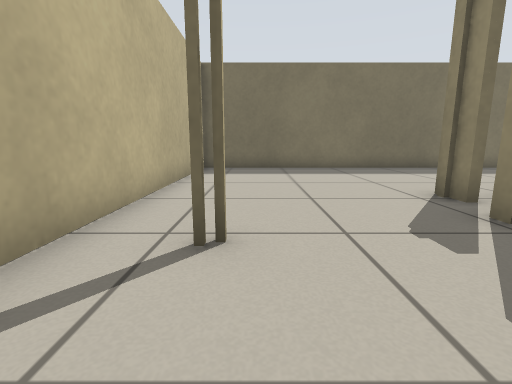
[1] (above)

21 first-person views from a walk through a robot-simulator world made for Stage. The camera is 0.5 m above the floor, tilts 10° down and sees 85° across. The lines on the ground mark 1 m squares. The floor is counted in squares, 0.5 m on a side. Each view is taken from the middle of a square. On the plan, view 1 faces up. The plan holds only what a view shows up to about 11 squares ahead; the rest is blank. The robots in the file are not drawn.

[2]
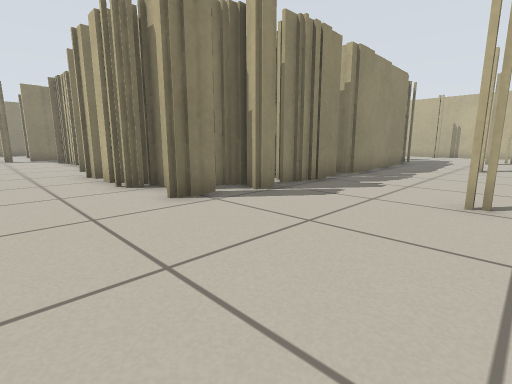

[3]
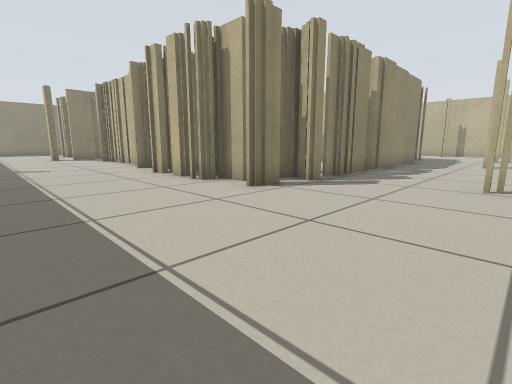

[4]
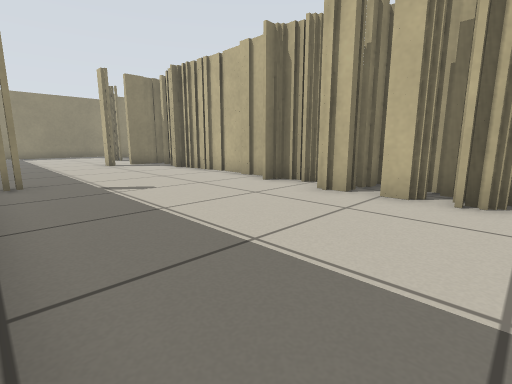

[5]
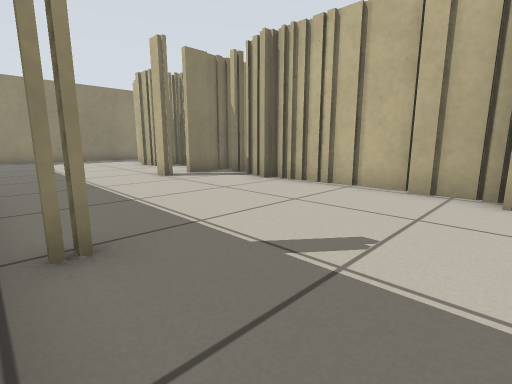

[6]
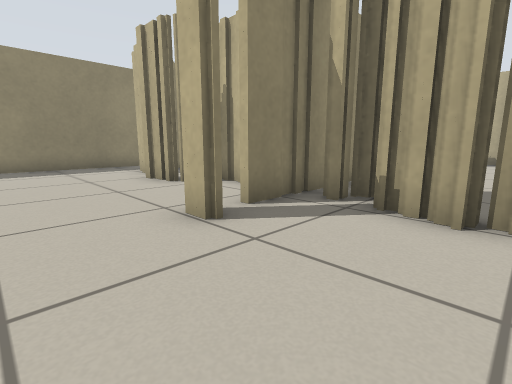

[7]
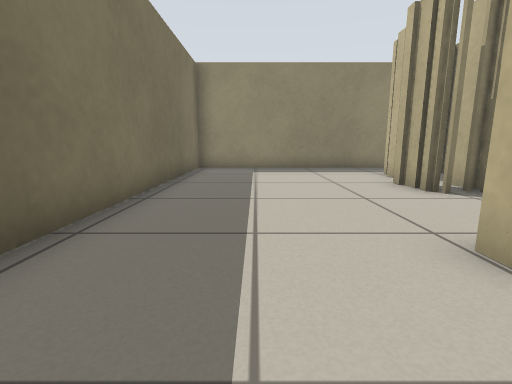

[8]
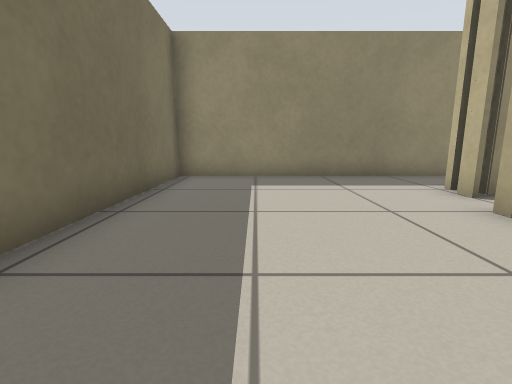

[9]
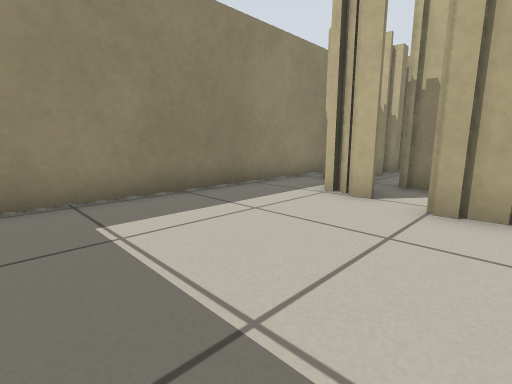

[10]
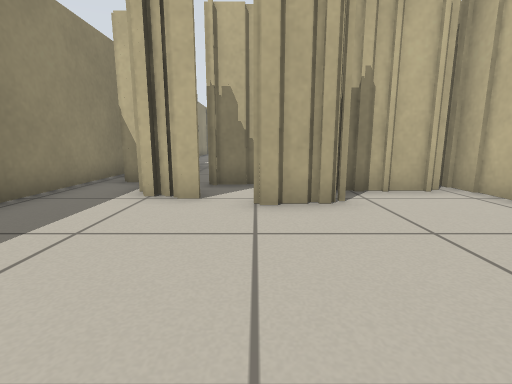

[11]
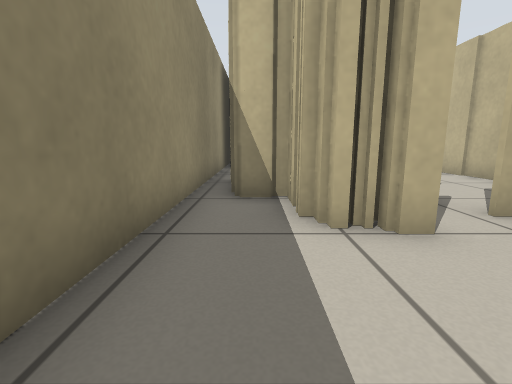

[12]
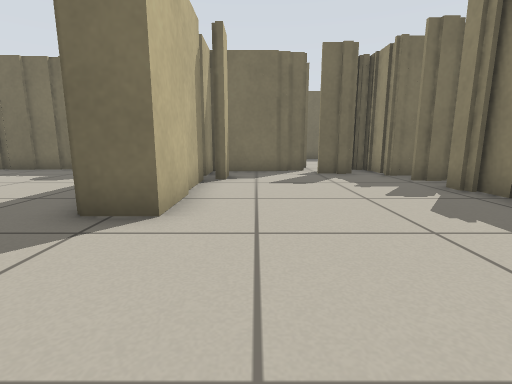

[13]
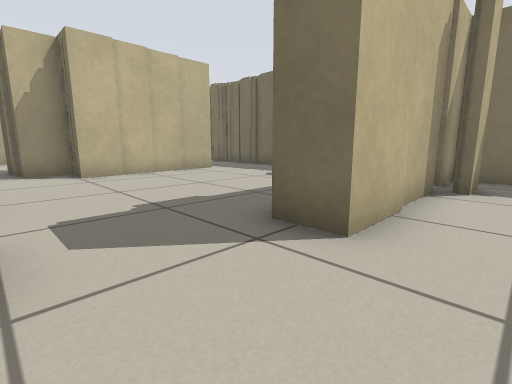

[14]
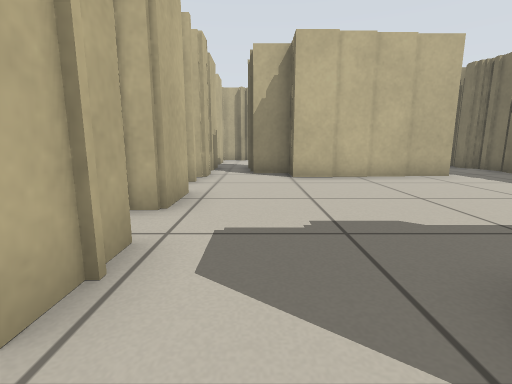

[15]
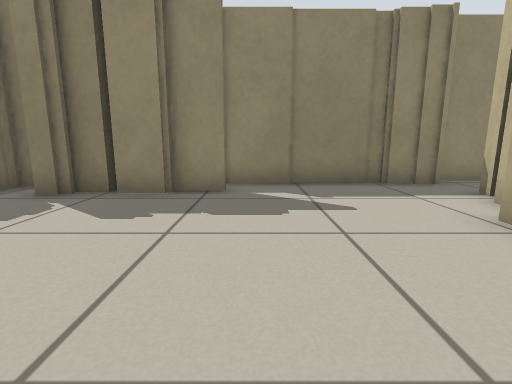

[16]
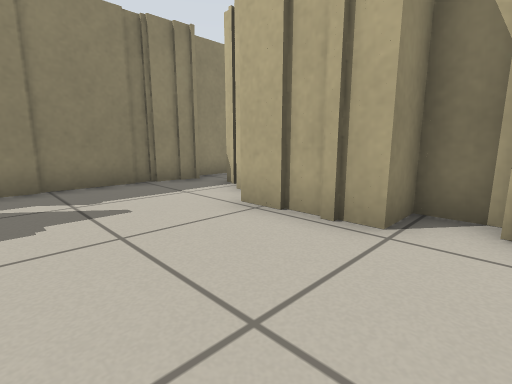

[17]
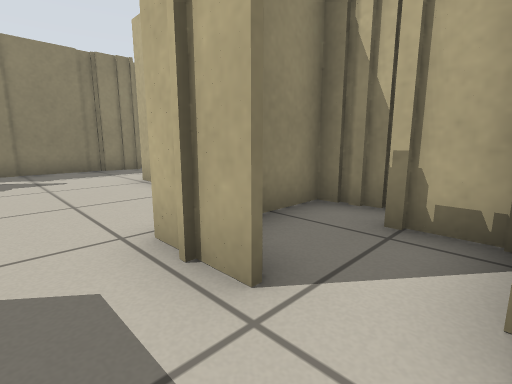

[18]
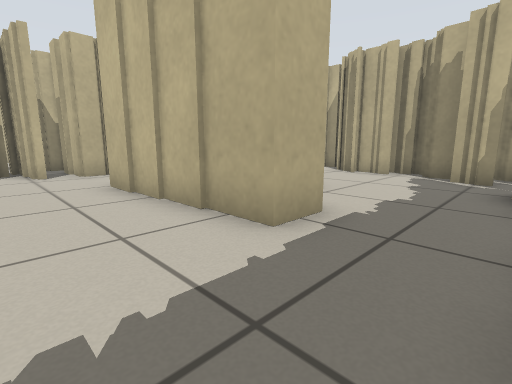

[19]
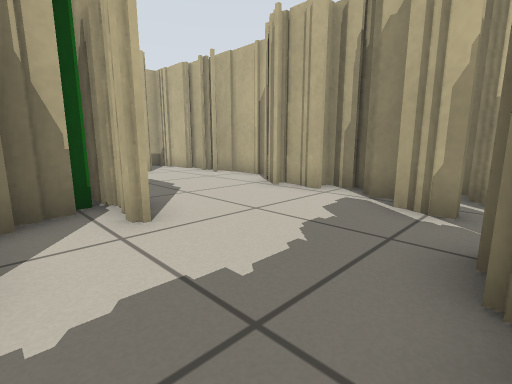

[20]
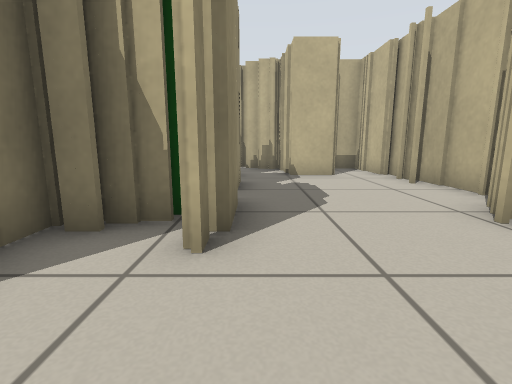

[21]
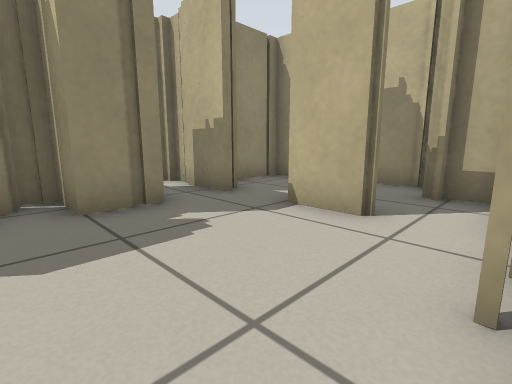

### Floor plan
Key: @ floor where view 1 was taken; # wall or solid block; x gap in a wall; . floor; T thing the floor can be seen under or through; P green post.
Columns run from 2 left of view 1 to 28 right of it. Each row starts with its distance up from view 1.
 12 #############        ##########
 11 #..............x..............#
 10 #.............................#
  9 #.............................#
  8 #.............................#
  7 #.............................#
  6 #...................x.........#
  5 #.....#############.#...TTTT..#
  4 #.....#####.......######TTTT..#
  3 #x....##........... .#...TTT#.#
  2 #.....##...........  ##.....#.#
  1  .....#......#.....  #.....##.#
  0  .@...#...#.##...... #.....##.#
 -1  ....##...#P###..... #......###
 -2  ....#.....####......#......##
 -3   ...#.....####.............##
 -4   #..##....###...............#
 -5   ..  #......................#
 -6       #.##.#####.##.##.......#
 -7       #..#..####  #..#.###...#
 -8       ##.##.####  ######  #..##
 -9        ########            #..#
-10                              .#

Positions as (right, up) in squares from view 1, and headings:
1: (0, 0), facing up
2: (-1, 8), facing down-right
3: (-1, 10), facing down-right
4: (5, 11), facing down-right
5: (10, 11), facing down-right
6: (15, 9), facing down-right
7: (16, 9), facing right
8: (19, 9), facing right
9: (22, 10), facing down-right
10: (23, 10), facing down
11: (26, 8), facing down
12: (21, -6), facing up
13: (21, -5), facing up-left
14: (20, -4), facing left
15: (20, -4), facing right
16: (20, -4), facing down-right
17: (16, -4), facing down-right
18: (14, 4), facing down-left
19: (10, 4), facing down-left
20: (8, 3), facing down
21: (4, -2), facing down-right
